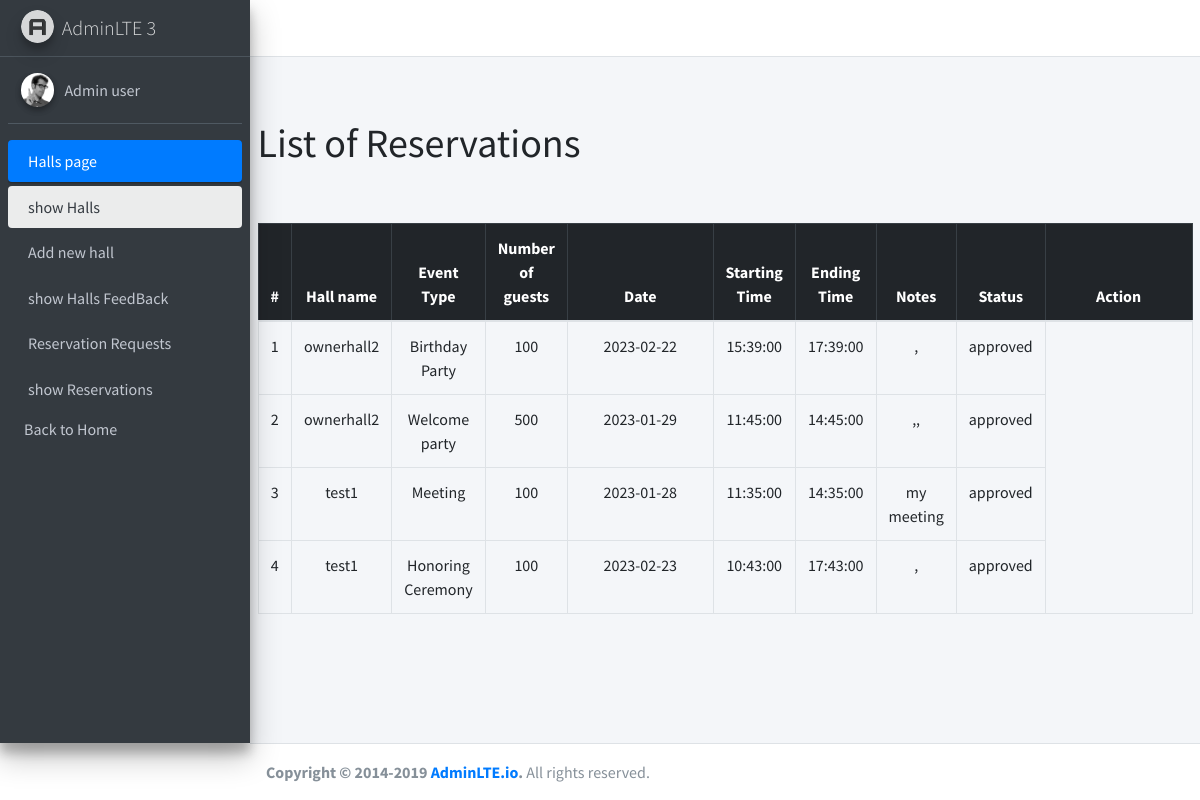
/admin/ShowReservations.php (signed in), run on an earlier commit of the app's database.
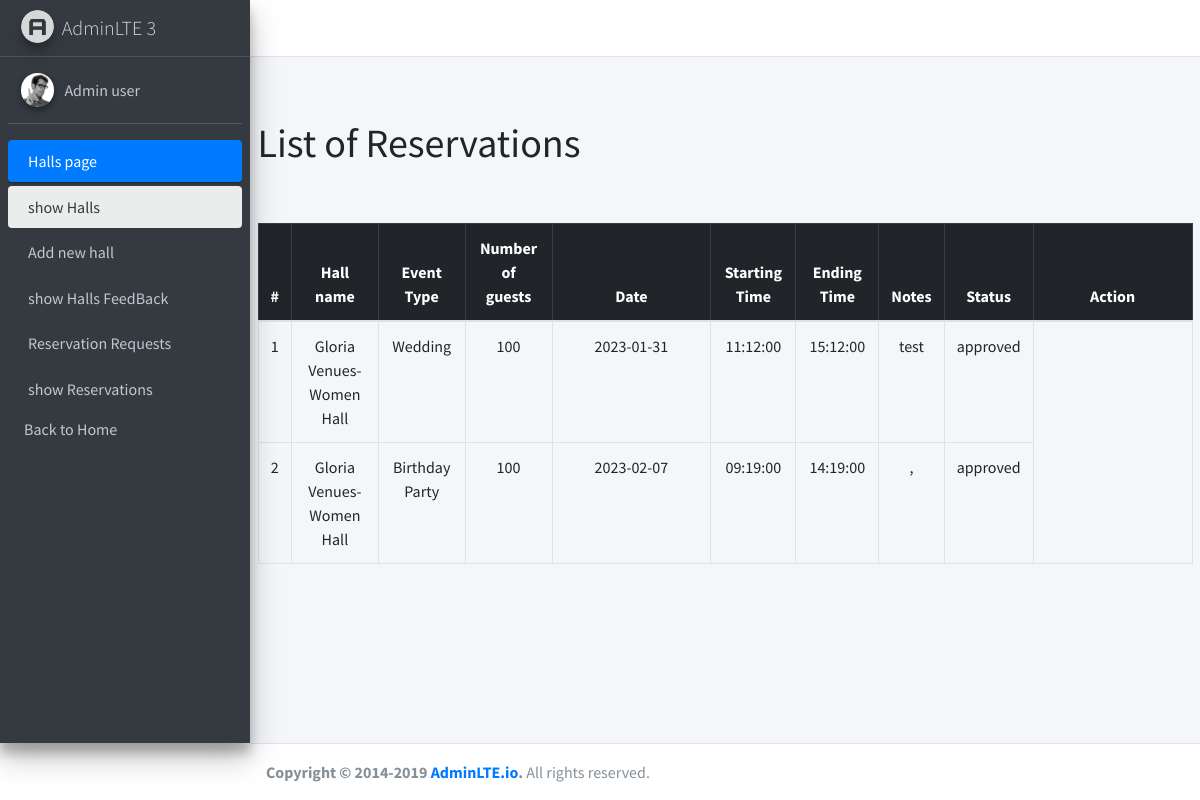
And on a later commit of the database.
### tables this page shows
CREATE TABLE `reservations` (
  `id` int NOT NULL,
  `event_type` varchar(255) NOT NULL,
  `number_guests` int NOT NULL,
  `date` date NOT NULL,
  `start_time` time NOT NULL,
  `end_time` time NOT NULL,
  `notes` varchar(1000) NOT NULL,
  `hall_id` int NOT NULL,
  `user_id` int NOT NULL,
  `status` enum('pending','approved','canceled') NOT NULL DEFAULT 'pending'
);

CREATE TABLE `subhalls` (
  `id` int NOT NULL,
  `name` varchar(200) NOT NULL,
  `type` int NOT NULL,
  `number_of_guests` int NOT NULL,
  `price` float NOT NULL,
  `hall_describtion` varchar(500) NOT NULL,
  `services` varchar(500) NOT NULL,
  `image_view` varchar(300) NOT NULL,
  `hall_id` int NOT NULL,
  `num_of_reservation` int NOT NULL DEFAULT '0'
);

### admin/handlers/get-reservation.php (called while the page is built)
<?php
$sql= "SELECT s.name,r.event_type,r.number_guests,r.date,r.start_time,r.end_time,r.notes,r.status,r.user_id,r.id
FROM reservations r
JOIN subhalls s ON r.hall_id = s.id
JOIN halls h ON s.hall_id = h.id
WHERE h.user_id = '$id' ";
$sqlResult=mysqli_query($conn,$sql);
$reservationData=mysqli_fetch_all($sqlResult);
?>

### admin/ShowReservations.php (the view, shortened to what this page needs)
<?php ob_start();
$id= $_SESSION['userId'];
require("handlers/db.php");
require("handlers/get-reservation.php");
$sql= "SELECT s.name,r.event_type,r.number_guests,r.date,r.start_time,r.end_time,r.notes,r.status,r.user_id,r.id
FROM reservations r
JOIN subhalls s ON r.hall_id = s.id
JOIN halls h ON s.hall_id = h.id
WHERE h.user_id = '$id' ";
$query=mysqli_query($conn,$sql);
if(mysqli_num_rows($query)>0){
$reservation=mysqli_fetch_all($query,MYSQLI_ASSOC);
}
require("inc/header.php");
?>
<main role="main" class="flex-shrink-0 ">
        <div class="container">
        <br>
            <h1>List of Reservations</h1>
            <br>
        <br>
            <table class="table table-bordered text-center justify-content-start">
                <thead  class="table-dark">
                    <tr>
                    <th scope="col">#</th>
                    <th scope="col">Hall name</th>
                    <th scope="col">Event Type</th>
                    <th scope="col">Number of guests</th>
                    <th scope="col"style="width:17%">Date</th>
                    <th scope="col">Starting Time</th>
                    <th scope="col">Ending Time</th>
                    <th scope="col">Notes</th>
                    <th scope="col">Status</th>
                    <th scope="col"style="width:17%">Action</th>
                    </tr>
                </thead>
                <tbody>
<?php
if(isset($reservation)){
foreach($reservationData as $index=>$reservation){?>
    <tr>
    <td><?=$index+1;?></td>
    <td><?=$reservation[0];?></td>
    <td><?php if($reservation[1]=='2'){
      echo "Wedding";}
      else if($reservation[1]=='3'){
        echo "Birthday Party";}
        else if($reservation[1]=='4'){
          echo "Consolation";}
          else if($reservation[1]=='5'){
            echo "Shower Party";}
            else if($reservation[1]=='6'){
              echo "Graduation party";}
              else if($reservation[1]=='7'){
                echo "Welcome party";}
                else if($reservation[1]=='8'){
                  echo "Gender reveal party";}
                  else if($reservation[1]=='9'){
                    echo "Meeting";}
                    else if($reservation[1]=='10'){
                      echo "Honoring Ceremony";}?></td>
    <td><?=$reservation[2];?></td>
    <td><?=$reservation[3];?></td>
    <td><?=$reservation[4];?></td>
    <td><?=$reservation[5];?></td>
    <td><?=$reservation[6];?></td>
    <td><?=$reservation[7];?></td>
    </tr>
<?php }
}
else{?>
  <tr>
    <td colspan="6" class="text-center">No Reservation Added</td>
  </tr>
  <?php
} ?>
        </tbody>
    </table>
        </div>
    </main>
  <?php
require("inc/footer.php");
?>

What changed in the data, as far as the page shows it:
removed reservations: hall.name "ownerhall2", event_type "Birthday Party", number_guests "100", date "2023-02-22", start_time "15:39:00", end_time "17:39:00", notes ",", status "approved"
removed reservations: hall.name "ownerhall2", event_type "Welcome party", number_guests "500", date "2023-01-29", start_time "11:45:00", end_time "14:45:00", notes ",,", status "approved"
removed reservations: hall.name "test1", event_type "Meeting", number_guests "100", date "2023-01-28", start_time "11:35:00", end_time "14:35:00", notes "my meeting", status "approved"
removed reservations: hall.name "test1", event_type "Honoring Ceremony", number_guests "100", date "2023-02-23", start_time "10:43:00", end_time "17:43:00", notes ",", status "approved"
added reservations: hall.name "Gloria Venues-Women Hall", event_type "Wedding", number_guests "100", date "2023-01-31", start_time "11:12:00", end_time "15:12:00", notes "test", status "approved"
added reservations: hall.name "Gloria Venues-Women Hall", event_type "Birthday Party", number_guests "100", date "2023-02-07", start_time "09:19:00", end_time "14:19:00", notes ",", status "approved"
